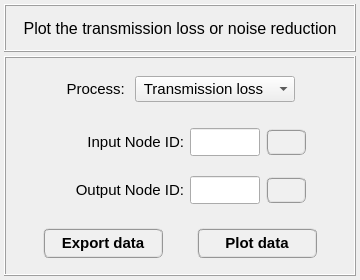
<?xml version="1.0" encoding="UTF-8"?>
<ui version="4.0">
 <class>Dialog</class>
 <widget class="QDialog" name="Dialog">
  <property name="windowModality">
   <enum>Qt::NonModal</enum>
  </property>
  <property name="geometry">
   <rect>
    <x>0</x>
    <y>0</y>
    <width>360</width>
    <height>280</height>
   </rect>
  </property>
  <property name="sizePolicy">
   <sizepolicy hsizetype="Fixed" vsizetype="Expanding">
    <horstretch>0</horstretch>
    <verstretch>0</verstretch>
   </sizepolicy>
  </property>
  <property name="minimumSize">
   <size>
    <width>360</width>
    <height>240</height>
   </size>
  </property>
  <property name="maximumSize">
   <size>
    <width>360</width>
    <height>280</height>
   </size>
  </property>
  <property name="contextMenuPolicy">
   <enum>Qt::DefaultContextMenu</enum>
  </property>
  <property name="windowTitle">
   <string>Plot TL or NR</string>
  </property>
  <property name="whatsThis">
   <string/>
  </property>
  <layout class="QGridLayout" name="gridLayout_3">
   <property name="leftMargin">
    <number>4</number>
   </property>
   <property name="topMargin">
    <number>4</number>
   </property>
   <property name="rightMargin">
    <number>4</number>
   </property>
   <property name="bottomMargin">
    <number>4</number>
   </property>
   <property name="spacing">
    <number>4</number>
   </property>
   <item row="0" column="0">
    <widget class="QFrame" name="frame_title">
     <property name="minimumSize">
      <size>
       <width>320</width>
       <height>48</height>
      </size>
     </property>
     <property name="maximumSize">
      <size>
       <width>16777215</width>
       <height>48</height>
      </size>
     </property>
     <property name="frameShape">
      <enum>QFrame::Box</enum>
     </property>
     <property name="frameShadow">
      <enum>QFrame::Raised</enum>
     </property>
     <property name="lineWidth">
      <number>1</number>
     </property>
     <layout class="QGridLayout" name="gridLayout">
      <property name="leftMargin">
       <number>0</number>
      </property>
      <property name="topMargin">
       <number>0</number>
      </property>
      <property name="rightMargin">
       <number>0</number>
      </property>
      <property name="bottomMargin">
       <number>0</number>
      </property>
      <property name="spacing">
       <number>0</number>
      </property>
      <item row="0" column="0">
       <widget class="QLabel" name="Title">
        <property name="minimumSize">
         <size>
          <width>300</width>
          <height>30</height>
         </size>
        </property>
        <property name="maximumSize">
         <size>
          <width>410</width>
          <height>30</height>
         </size>
        </property>
        <property name="font">
         <font>
          <family>MS Shell Dlg 2</family>
          <pointsize>12</pointsize>
          <weight>50</weight>
          <italic>false</italic>
          <bold>false</bold>
         </font>
        </property>
        <property name="text">
         <string>Plot the transmission loss or noise reduction</string>
        </property>
        <property name="textFormat">
         <enum>Qt::AutoText</enum>
        </property>
        <property name="alignment">
         <set>Qt::AlignCenter</set>
        </property>
       </widget>
      </item>
     </layout>
    </widget>
   </item>
   <item row="1" column="0">
    <widget class="QFrame" name="frame_main">
     <property name="minimumSize">
      <size>
       <width>320</width>
       <height>180</height>
      </size>
     </property>
     <property name="maximumSize">
      <size>
       <width>480</width>
       <height>360</height>
      </size>
     </property>
     <property name="frameShape">
      <enum>QFrame::Box</enum>
     </property>
     <property name="frameShadow">
      <enum>QFrame::Raised</enum>
     </property>
     <layout class="QGridLayout" name="gridLayout_7">
      <property name="leftMargin">
       <number>4</number>
      </property>
      <property name="topMargin">
       <number>4</number>
      </property>
      <property name="rightMargin">
       <number>4</number>
      </property>
      <property name="bottomMargin">
       <number>4</number>
      </property>
      <property name="spacing">
       <number>4</number>
      </property>
      <item row="3" column="0">
       <widget class="QFrame" name="frame_4">
        <property name="frameShape">
         <enum>QFrame::NoFrame</enum>
        </property>
        <property name="frameShadow">
         <enum>QFrame::Raised</enum>
        </property>
        <layout class="QGridLayout" name="gridLayout_6">
         <property name="leftMargin">
          <number>0</number>
         </property>
         <property name="topMargin">
          <number>0</number>
         </property>
         <property name="rightMargin">
          <number>0</number>
         </property>
         <property name="bottomMargin">
          <number>0</number>
         </property>
         <property name="spacing">
          <number>0</number>
         </property>
         <item row="0" column="1">
          <widget class="QPushButton" name="pushButton_call_data_exporter">
           <property name="minimumSize">
            <size>
             <width>120</width>
             <height>30</height>
            </size>
           </property>
           <property name="maximumSize">
            <size>
             <width>160</width>
             <height>30</height>
            </size>
           </property>
           <property name="font">
            <font>
             <family>MS Shell Dlg 2</family>
             <pointsize>11</pointsize>
             <weight>75</weight>
             <italic>false</italic>
             <bold>true</bold>
            </font>
           </property>
           <property name="styleSheet">
            <string notr="true">QPushButton{border-radius: 6px; border-color: rgb(150, 150, 150); border-style: ridge; border-width: 2px; color: rgb(0, 0, 0); background-color: rgb(240, 240, 240); font: 75 bold 11pt &quot;MS Shell Dlg 2&quot;}
QPushButton:hover{border-radius: 6px; border-color: rgb(0, 170, 255); border-style: ridge; border-width: 2px; color: rgb(0, 0, 0); background-color: rgba(174, 213, 255, 100); font: 75 bold 11pt &quot;MS Shell Dlg 2&quot;}
QPushButton:pressed{border-radius: 6px; border-color: rgb(0, 170, 255); border-style: ridge; border-width: 3px; color: rgb(0, 0, 0); background-color: rgb(174, 213, 255); font: 75 bold 11pt &quot;MS Shell Dlg 2&quot;}</string>
           </property>
           <property name="text">
            <string>Export data</string>
           </property>
           <property name="flat">
            <bool>false</bool>
           </property>
          </widget>
         </item>
         <item row="0" column="3">
          <widget class="QPushButton" name="pushButton_plot_frequency_response">
           <property name="minimumSize">
            <size>
             <width>120</width>
             <height>30</height>
            </size>
           </property>
           <property name="maximumSize">
            <size>
             <width>160</width>
             <height>30</height>
            </size>
           </property>
           <property name="font">
            <font>
             <family>MS Shell Dlg 2</family>
             <pointsize>11</pointsize>
             <weight>75</weight>
             <italic>false</italic>
             <bold>true</bold>
            </font>
           </property>
           <property name="styleSheet">
            <string notr="true">QPushButton{border-radius: 6px; border-color: rgb(150, 150, 150); border-style: ridge; border-width: 2px; color: rgb(0, 0, 0); background-color: rgb(240, 240, 240); font: 75 bold 11pt &quot;MS Shell Dlg 2&quot;}
QPushButton:hover{border-radius: 6px; border-color: rgb(0, 170, 255); border-style: ridge; border-width: 2px; color: rgb(0, 0, 0); background-color: rgba(174, 213, 255, 100); font: 75 bold 11pt &quot;MS Shell Dlg 2&quot;}
QPushButton:pressed{border-radius: 6px; border-color: rgb(0, 170, 255); border-style: ridge; border-width: 3px; color: rgb(0, 0, 0); background-color: rgb(174, 213, 255); font: 75 bold 11pt &quot;MS Shell Dlg 2&quot;}</string>
           </property>
           <property name="text">
            <string>Plot data</string>
           </property>
          </widget>
         </item>
         <item row="0" column="0">
          <widget class="QFrame" name="frame_8">
           <property name="frameShape">
            <enum>QFrame::NoFrame</enum>
           </property>
           <property name="frameShadow">
            <enum>QFrame::Raised</enum>
           </property>
          </widget>
         </item>
         <item row="0" column="2">
          <widget class="QFrame" name="frame_7">
           <property name="frameShape">
            <enum>QFrame::NoFrame</enum>
           </property>
           <property name="frameShadow">
            <enum>QFrame::Raised</enum>
           </property>
          </widget>
         </item>
         <item row="0" column="4">
          <widget class="QFrame" name="frame_13">
           <property name="frameShape">
            <enum>QFrame::NoFrame</enum>
           </property>
           <property name="frameShadow">
            <enum>QFrame::Raised</enum>
           </property>
          </widget>
         </item>
        </layout>
       </widget>
      </item>
      <item row="1" column="0">
       <widget class="QFrame" name="frame_2">
        <property name="maximumSize">
         <size>
          <width>16777215</width>
          <height>44</height>
         </size>
        </property>
        <property name="frameShape">
         <enum>QFrame::NoFrame</enum>
        </property>
        <property name="frameShadow">
         <enum>QFrame::Raised</enum>
        </property>
        <layout class="QGridLayout" name="gridLayout_4">
         <property name="leftMargin">
          <number>4</number>
         </property>
         <property name="topMargin">
          <number>4</number>
         </property>
         <property name="rightMargin">
          <number>4</number>
         </property>
         <property name="bottomMargin">
          <number>4</number>
         </property>
         <property name="horizontalSpacing">
          <number>6</number>
         </property>
         <property name="verticalSpacing">
          <number>4</number>
         </property>
         <item row="0" column="3">
          <widget class="QPushButton" name="pushButton_flip_nodes_1">
           <property name="minimumSize">
            <size>
             <width>40</width>
             <height>26</height>
            </size>
           </property>
           <property name="maximumSize">
            <size>
             <width>40</width>
             <height>26</height>
            </size>
           </property>
           <property name="font">
            <font>
             <family>MS Shell Dlg 2</family>
             <pointsize>11</pointsize>
             <weight>75</weight>
             <italic>false</italic>
             <bold>true</bold>
            </font>
           </property>
           <property name="toolTip">
            <string>Press to flip nodes.</string>
           </property>
           <property name="styleSheet">
            <string notr="true">QPushButton{border-radius: 6px; border-color: rgb(150, 150, 150); border-style: ridge; border-width: 2px; color: rgb(0, 0, 0); background-color: rgb(240, 240, 240); font: 75 bold 11pt &quot;MS Shell Dlg 2&quot;}
QPushButton:hover{border-radius: 6px; border-color: rgb(0, 170, 255); border-style: ridge; border-width: 2px; color: rgb(0, 0, 0); background-color: rgba(174, 213, 255, 100); font: 75 bold 11pt &quot;MS Shell Dlg 2&quot;}
QPushButton:pressed{border-radius: 6px; border-color: rgb(0, 170, 255); border-style: ridge; border-width: 3px; color: rgb(0, 0, 0); background-color: rgb(174, 213, 255); font: 75 bold 11pt &quot;MS Shell Dlg 2&quot;}</string>
           </property>
           <property name="text">
            <string/>
           </property>
           <property name="iconSize">
            <size>
             <width>20</width>
             <height>20</height>
            </size>
           </property>
           <property name="flat">
            <bool>false</bool>
           </property>
          </widget>
         </item>
         <item row="0" column="1">
          <widget class="QLabel" name="Input_NodeID">
           <property name="minimumSize">
            <size>
             <width>130</width>
             <height>28</height>
            </size>
           </property>
           <property name="maximumSize">
            <size>
             <width>140</width>
             <height>28</height>
            </size>
           </property>
           <property name="font">
            <font>
             <family>MS Shell Dlg 2</family>
             <pointsize>11</pointsize>
             <weight>50</weight>
             <italic>false</italic>
             <bold>false</bold>
            </font>
           </property>
           <property name="text">
            <string>&lt;html&gt;&lt;head/&gt;&lt;body&gt;&lt;p align=&quot;right&quot;&gt;Input Node ID:&lt;/p&gt;&lt;/body&gt;&lt;/html&gt;</string>
           </property>
           <property name="alignment">
            <set>Qt::AlignCenter</set>
           </property>
          </widget>
         </item>
         <item row="0" column="2">
          <widget class="QLineEdit" name="lineEdit_input_node_id">
           <property name="minimumSize">
            <size>
             <width>70</width>
             <height>28</height>
            </size>
           </property>
           <property name="maximumSize">
            <size>
             <width>70</width>
             <height>28</height>
            </size>
           </property>
           <property name="font">
            <font>
             <family>Arial</family>
             <pointsize>11</pointsize>
             <weight>75</weight>
             <italic>true</italic>
             <bold>true</bold>
            </font>
           </property>
           <property name="layoutDirection">
            <enum>Qt::LeftToRight</enum>
           </property>
           <property name="styleSheet">
            <string notr="true"/>
           </property>
           <property name="alignment">
            <set>Qt::AlignCenter</set>
           </property>
          </widget>
         </item>
         <item row="0" column="0">
          <widget class="QFrame" name="frame_11">
           <property name="frameShape">
            <enum>QFrame::NoFrame</enum>
           </property>
           <property name="frameShadow">
            <enum>QFrame::Raised</enum>
           </property>
          </widget>
         </item>
         <item row="0" column="4">
          <widget class="QFrame" name="frame_12">
           <property name="frameShape">
            <enum>QFrame::NoFrame</enum>
           </property>
           <property name="frameShadow">
            <enum>QFrame::Raised</enum>
           </property>
          </widget>
         </item>
        </layout>
       </widget>
      </item>
      <item row="2" column="0">
       <widget class="QFrame" name="frame">
        <property name="maximumSize">
         <size>
          <width>16777215</width>
          <height>44</height>
         </size>
        </property>
        <property name="frameShape">
         <enum>QFrame::NoFrame</enum>
        </property>
        <property name="frameShadow">
         <enum>QFrame::Raised</enum>
        </property>
        <layout class="QGridLayout" name="gridLayout_2">
         <property name="leftMargin">
          <number>4</number>
         </property>
         <property name="topMargin">
          <number>4</number>
         </property>
         <property name="rightMargin">
          <number>4</number>
         </property>
         <property name="bottomMargin">
          <number>4</number>
         </property>
         <property name="horizontalSpacing">
          <number>6</number>
         </property>
         <property name="verticalSpacing">
          <number>4</number>
         </property>
         <item row="0" column="2">
          <widget class="QLineEdit" name="lineEdit_output_node_id">
           <property name="minimumSize">
            <size>
             <width>70</width>
             <height>28</height>
            </size>
           </property>
           <property name="maximumSize">
            <size>
             <width>70</width>
             <height>28</height>
            </size>
           </property>
           <property name="font">
            <font>
             <family>Arial</family>
             <pointsize>11</pointsize>
             <weight>75</weight>
             <italic>true</italic>
             <bold>true</bold>
            </font>
           </property>
           <property name="layoutDirection">
            <enum>Qt::LeftToRight</enum>
           </property>
           <property name="styleSheet">
            <string notr="true"/>
           </property>
           <property name="alignment">
            <set>Qt::AlignCenter</set>
           </property>
          </widget>
         </item>
         <item row="0" column="1">
          <widget class="QLabel" name="Output_NodeID">
           <property name="minimumSize">
            <size>
             <width>130</width>
             <height>28</height>
            </size>
           </property>
           <property name="maximumSize">
            <size>
             <width>140</width>
             <height>28</height>
            </size>
           </property>
           <property name="font">
            <font>
             <family>MS Shell Dlg 2</family>
             <pointsize>11</pointsize>
             <weight>50</weight>
             <italic>false</italic>
             <bold>false</bold>
            </font>
           </property>
           <property name="text">
            <string>&lt;html&gt;&lt;head/&gt;&lt;body&gt;&lt;p align=&quot;right&quot;&gt;Output Node ID:&lt;/p&gt;&lt;/body&gt;&lt;/html&gt;</string>
           </property>
           <property name="alignment">
            <set>Qt::AlignCenter</set>
           </property>
          </widget>
         </item>
         <item row="0" column="3">
          <widget class="QPushButton" name="pushButton_flip_nodes_2">
           <property name="minimumSize">
            <size>
             <width>40</width>
             <height>26</height>
            </size>
           </property>
           <property name="maximumSize">
            <size>
             <width>40</width>
             <height>26</height>
            </size>
           </property>
           <property name="font">
            <font>
             <family>MS Shell Dlg 2</family>
             <pointsize>11</pointsize>
             <weight>75</weight>
             <italic>false</italic>
             <bold>true</bold>
            </font>
           </property>
           <property name="toolTip">
            <string>Press to flip nodes.</string>
           </property>
           <property name="styleSheet">
            <string notr="true">QPushButton{border-radius: 6px; border-color: rgb(150, 150, 150); border-style: ridge; border-width: 2px; color: rgb(0, 0, 0); background-color: rgb(240, 240, 240); font: 75 bold 11pt &quot;MS Shell Dlg 2&quot;}
QPushButton:hover{border-radius: 6px; border-color: rgb(0, 170, 255); border-style: ridge; border-width: 2px; color: rgb(0, 0, 0); background-color: rgba(174, 213, 255, 100); font: 75 bold 11pt &quot;MS Shell Dlg 2&quot;}
QPushButton:pressed{border-radius: 6px; border-color: rgb(0, 170, 255); border-style: ridge; border-width: 3px; color: rgb(0, 0, 0); background-color: rgb(174, 213, 255); font: 75 bold 11pt &quot;MS Shell Dlg 2&quot;}</string>
           </property>
           <property name="text">
            <string/>
           </property>
           <property name="iconSize">
            <size>
             <width>20</width>
             <height>20</height>
            </size>
           </property>
           <property name="flat">
            <bool>false</bool>
           </property>
          </widget>
         </item>
         <item row="0" column="4">
          <widget class="QFrame" name="frame_9">
           <property name="frameShape">
            <enum>QFrame::NoFrame</enum>
           </property>
           <property name="frameShadow">
            <enum>QFrame::Raised</enum>
           </property>
          </widget>
         </item>
         <item row="0" column="0">
          <widget class="QFrame" name="frame_10">
           <property name="frameShape">
            <enum>QFrame::NoFrame</enum>
           </property>
           <property name="frameShadow">
            <enum>QFrame::Raised</enum>
           </property>
          </widget>
         </item>
        </layout>
       </widget>
      </item>
      <item row="0" column="0">
       <widget class="QFrame" name="frame_3">
        <property name="frameShape">
         <enum>QFrame::NoFrame</enum>
        </property>
        <property name="frameShadow">
         <enum>QFrame::Raised</enum>
        </property>
        <layout class="QGridLayout" name="gridLayout_5">
         <property name="leftMargin">
          <number>0</number>
         </property>
         <property name="topMargin">
          <number>0</number>
         </property>
         <property name="rightMargin">
          <number>0</number>
         </property>
         <property name="bottomMargin">
          <number>0</number>
         </property>
         <item row="0" column="2">
          <widget class="QComboBox" name="comboBox_processing_selector">
           <property name="minimumSize">
            <size>
             <width>160</width>
             <height>26</height>
            </size>
           </property>
           <property name="maximumSize">
            <size>
             <width>160</width>
             <height>26</height>
            </size>
           </property>
           <property name="font">
            <font>
             <pointsize>11</pointsize>
            </font>
           </property>
           <item>
            <property name="text">
             <string> Transmission loss</string>
            </property>
           </item>
           <item>
            <property name="text">
             <string> Noise reduction</string>
            </property>
           </item>
          </widget>
         </item>
         <item row="0" column="1">
          <widget class="QLabel" name="label">
           <property name="font">
            <font>
             <pointsize>11</pointsize>
            </font>
           </property>
           <property name="text">
            <string>Process: </string>
           </property>
           <property name="alignment">
            <set>Qt::AlignRight|Qt::AlignTrailing|Qt::AlignVCenter</set>
           </property>
          </widget>
         </item>
         <item row="0" column="0">
          <widget class="QFrame" name="frame_5">
           <property name="frameShape">
            <enum>QFrame::NoFrame</enum>
           </property>
           <property name="frameShadow">
            <enum>QFrame::Raised</enum>
           </property>
          </widget>
         </item>
         <item row="0" column="3">
          <widget class="QFrame" name="frame_6">
           <property name="frameShape">
            <enum>QFrame::NoFrame</enum>
           </property>
           <property name="frameShadow">
            <enum>QFrame::Raised</enum>
           </property>
          </widget>
         </item>
        </layout>
       </widget>
      </item>
     </layout>
    </widget>
   </item>
  </layout>
 </widget>
 <resources/>
 <connections/>
</ui>
